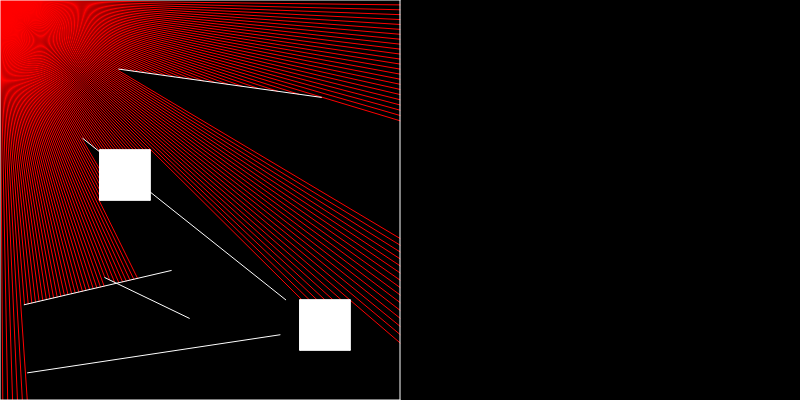
Frame 1 (no input)
Frame 60 (no input): identical to frame 1, image omitted
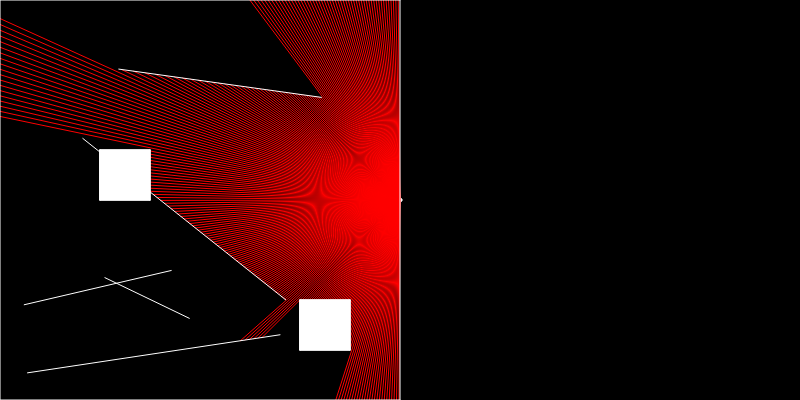
Frame 120 (the mouse pressed at the canvas centre since frame 60)

The p5.js sketch that drew these frames (run headless with seeded random() and noise() and a simulated clock; from frame 60 on, the mouse is pressed at the canvas centre):

// p5.js sketch
// ── sketch.js
//Ray Casting

let walls = [];
let particle;
let squares = [];

const sceneW = 400;
const sceneH = 400;

function setup() {
  createCanvas(800, 400);
  for (let i = 0; i < 5; i++) {
    let x1 = random(sceneW);
    let x2 = random(sceneW);
    let y1 = random(sceneH);
    let y2 = random(sceneH);
    walls[i] = new Boundary(x1, y1, x2, y2);
  }
  walls.push(new Boundary(0, 0, sceneW, 0));
  walls.push(new Boundary(sceneW, 0, sceneW, sceneH));
  walls.push(new Boundary(sceneW, sceneH, 0, sceneH));
  walls.push(new Boundary(0, sceneH, 0, 0));

  squares.push(new Square(100, 150, 50));
  squares.push(new Square(300, 300, 50));

  for (let i = 0; i < squares.length; i++)
    for (let j = 0; j < 4; j++) {
      walls.push(squares[i].boundaries[j]);
  }

  particle = new Particle();
}

function draw() {
  background(0);
  particle.update(mouseX, mouseY);
  particle.show();
  particle.look(walls);
  for (let wall of walls) {
    wall.show();
  }
  for (s of squares) {
    s.show();
  }
}

// ── boundary.js
class Boundary {
    constructor (x1, y1, x2, y2) {
        this.a = createVector(x1, y1);
        this.b = createVector(x2, y2);
    }

    show() {
        stroke(255);
        line(this.a.x, this.a.y, this.b.x, this.b.y);
    }
}

// ── particle.js
class Particle {
    constructor() {
        this.pos = createVector(width / 2, height / 2);
        this.rays = [];
        for (let a = 0; a < 360; a += 0.7) {
            this.rays.push(new Ray(this.pos, radians(a)));
        }
    }

    update(x, y) {
        this.pos.set(x, y);
    }

    look(walls) {
        for (let ray of this.rays) {
            let closest = null;
            let record = Infinity;
            for (let wall of walls) {
                const pt = ray.cast(wall);
                if (pt) {
                    const d = p5.Vector.dist(this.pos, pt);
                    if (d < record) {
                        record = d;
                        closest = pt;
                    }
                }
            }
            if (closest) {
                stroke(255, 0, 0);
                line(this.pos.x, this.pos.y, closest.x, closest.y);
            }
        }
    }

    show() {
        fill(255);
        ellipse(this.pos.x, this.pos.y, 4);
    }
}
// ── ray.js
class Ray {
    constructor (pos, angle) {
        this.pos = pos;
        this.dir = p5.Vector.fromAngle(angle);
    }

    lookAt(x, y) {
        this.dir.x = x - this.pos.x;
        this.dir.y = y - this.pos.y;
        this.dir.normalize();
    }

    show() {
        stroke(255);
        push();
        translate(this.pos.x, this.pos.y);
        line(0, 0, this.dir.x * 10, this.dir.y * 10);
        pop();
    }

    cast(wall) {
        const x1 = wall.a.x;
        const y1 = wall.a.y;
        const x2 = wall.b.x;
        const y2 = wall.b.y;

        const x3 = this.pos.x;
        const y3 = this.pos.y;
        const x4 = this.pos.x + this.dir.x;
        const y4 = this.pos.y + this.dir.y;

        const den = (x1 - x2) * (y3 - y4) - (y1 - y2) * (x3 - x4);
        if (den == 0) {
            return;
        }

        const t = ((x1 - x3) * (y3 - y4) - (y1 - y3) * (x3 - x4)) / den;
        const u = -((x1 - x2) * (y1 - y3) - (y1 - y2) * (x1 - x4)) / den;
        if (t > 0 && t < 1 && u > 0) {
            const pt = createVector();
            pt.x = x1 + t * (x2 - x1);
            pt.y = y1 + t * (y2 - y1);
            return pt;
        } else {
            return;
        }
    }
}
// ── square.js
class Square {
    constructor(x, y, side) {
        this.x = x;
        this.y = y;
        this.side = side;
        this.boundaries = [];
        this.boundaries.push(new Boundary(x, y, x, y + side));
        this.boundaries.push(new Boundary(x + side, y, x + side, y + side));
        this.boundaries.push(new Boundary(x, y, x + side, y));
        this.boundaries.push(new Boundary(x, y + side, x + side, y + side));
    }

    show() {
        stroke(255);
        for (let i = 0; i < this.boundaries.length; i++) {
            this.boundaries[i].show();
        }
        fill(255);
        square(this.x, this.y, this.side);
    }
}
